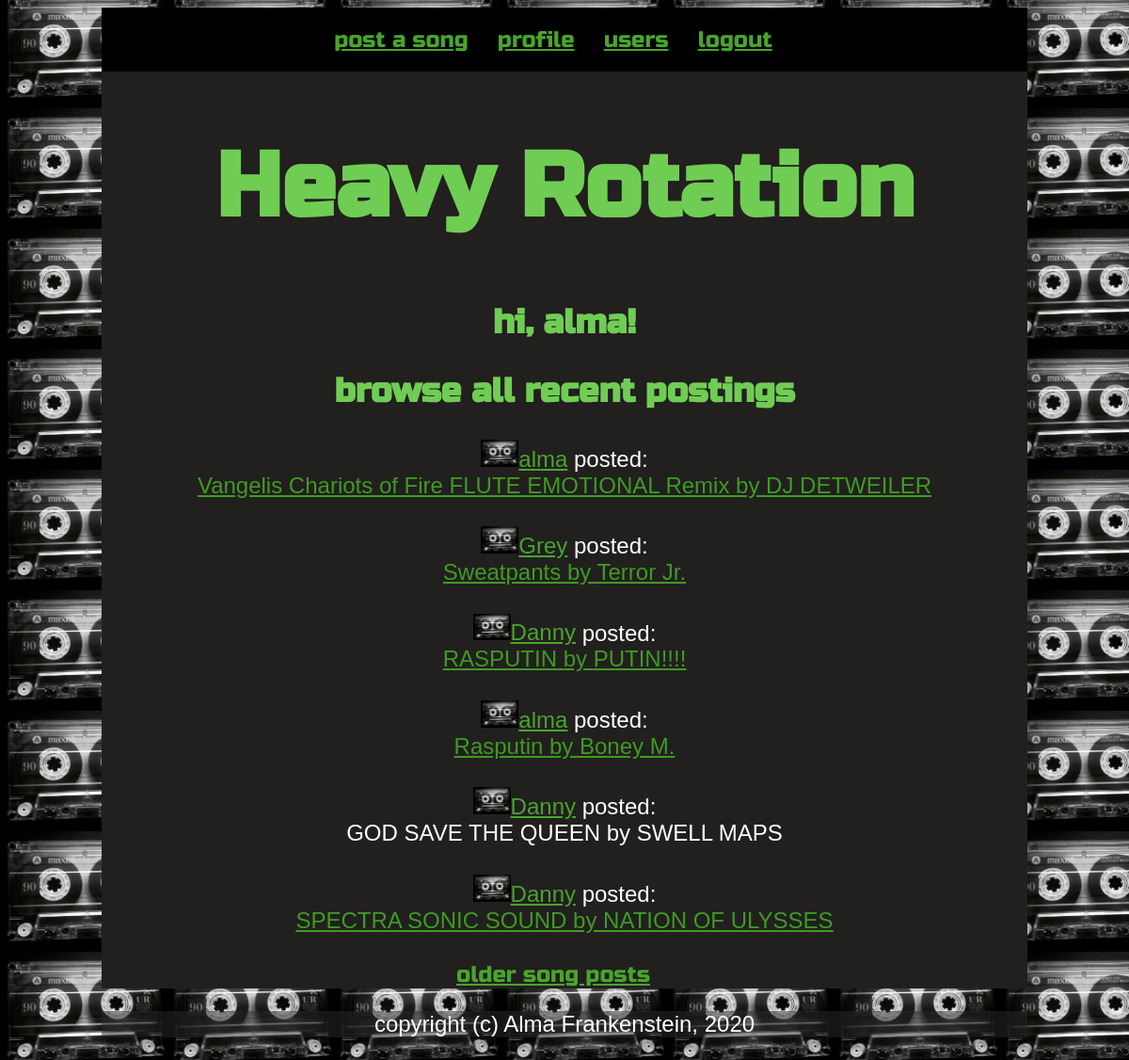
/browse (signed in), run on the app's committed database.
### models.py (models this page shows, shortened)
class User(UserMixin, db.Model):
    id = db.Column(db.Integer, primary_key=True)  # Column instance creates field
    username = db.Column(db.String(64), index=True, unique=True)
    password_hash = db.Column(db.String(128))
    songs = db.relationship('Song', backref='contributer', lazy='dynamic')
    about_me = db.Column(db.String(140))
    followed = db.relationship(         # many-to-many
        'User', secondary=followers,    # user being followed (left side following right side)
        primaryjoin=(followers.c.follower_id==id),
        secondaryjoin=(followers.c.followed_id==id),
        backref=db.backref('followers', lazy='dynamic'), lazy='dynamic')

class Song(db.Model):
    id = db.Column(db.Integer, primary_key=True)
    artist_name = db.Column(db.String(140))
    song_name = db.Column(db.String(140))
    song_link = db.Column(db.String(140))
    timestamp = db.Column(db.DateTime, index=True, default=datetime.utcnow)
    user_id = db.Column(db.Integer, db.ForeignKey('user.id'))

### heavy_app.py (the view)
@app.route('/browse')
@login_required
def browse():
    page = request.args.get('page', 1, type=int)
    songs = Song.query.order_by(Song.timestamp.desc()).paginate(page, app.config['SONGS_PER_PAGE'], False)
    next_url = url_for('browse', page=songs.next_num) \
        if songs.has_next else None
    prev_url = url_for('browse', page=songs.prev_num) \
        if songs.has_prev else None
    return render_template('browse.html', songs=songs.items, next_url=next_url, prev_url=prev_url)

### models.py (called while the page is built)
@login.user_loader
def load_user(id):
    return User.query.get(int(id))

### templates/browse.html (shortened to what this page needs)
{% extends "base.html" %}
{% block content %}
<div class="header">
  <a class="link" href="{{ url_for('index') }}">post a song</a>
  <a class="link" href="{{ url_for('user', username=current_user.username) }}">profile</a>
  <a class="link" href="{{ url_for('see_users') }}">users</a>
  <a class="link" href="{{ url_for('logout') }}">logout</a>
</div>
<h1>Heavy Rotation</h2>
<h2>hi, {{ current_user.username }}!</h3>
<h2>browse all recent postings</h2>
{% if songs %}
{% for song in songs %}
{% include '_song.html' %}
{% endfor %}
{% else %}
<h3>no songs posted yet</h3>
{% endif %}
{% if next_url %}
<a class="link" id="pag_url" href="{{ next_url }}">older song posts</a>
{% endif %}
{% endblock %}

### templates/_song.html
<div class="singleSong">
    <a style="color: rgb(72, 165, 44);" href="{{ url_for('user', username=song.contributer.username) }}">
    <img src="../static/cassette.jpg" width="40">{{ song.contributer.username }}</a>
    posted: <br>
    {% if song.song_link  %}
    <a style="color: rgb(62, 155, 34);" href="{{ song.song_link }}" target="blank">
        {{ song.song_name }} by {{ song.artist_name }}</a>
    {% else %}
    {{ song.song_name }} by {{ song.artist_name }}
    {% endif %}
    <br>
</div>

### templates/base.html (style rules this page uses)
body { color: rgb(112, 205, 84); text-align: center; font-family: Arial, Helvetica, sans-serif; font-size: x-large; margin-left: 9%; margin-right: 9%; background-color: #222222; background: repeating-linear-gradient(45deg, #555454 0%, #464545 10%, #494848 0%, #414040 50%) 0 / 15px 15px; background-image: url(../static/cassette.jpg); background-size: 177px 128px; }
.link { padding-right: 1em; color: rgb(72, 165, 44); text-align: center; }
#pag_url { color: rgb(72, 165, 44); text-align: center; font-family: 'Russo One'; }
.header { background-color: black; padding-top: 2%; padding-bottom: 2%; font-family: 'Russo One'; }
.singleSong { text-align: center; padding-bottom: 3%; color: white; }
h2 { font-family: 'Russo One'; }
h1 { color: rgb(112, 205, 84); font-family: 'Russo One', Arial, Helvetica, sans-serif; font-size: 4em; text-decoration: none; -webkit-transition: all 0.5s; -moz-transition: all 0.5s; transition: all 0.5s; -webkit-animation: neon1 1s ease-in-out infinite alternate; -moz-animation: neon1 1s ease-in-out infinite alternate; animation: neon1 1s ease-in-out infinite alternate; }

### data on the page
User: username "alma"
Song: contributer.username "alma", song_name "Vangelis Chariots of Fire FLUTE EMOTIONAL Remix", artist_name "DJ DETWEILER"
Song: contributer.username "Grey", song_name "Sweatpants", artist_name "Terror Jr."
Song: contributer.username "Danny", song_name "RASPUTIN", artist_name "PUTIN!!!!"
Song: contributer.username "alma", song_name "Rasputin", artist_name "Boney M."
Song: contributer.username "Danny", song_name "GOD SAVE THE QUEEN", artist_name "SWELL MAPS"
Song: contributer.username "Danny", song_name "SPECTRA SONIC SOUND", artist_name "NATION OF ULYSSES"
